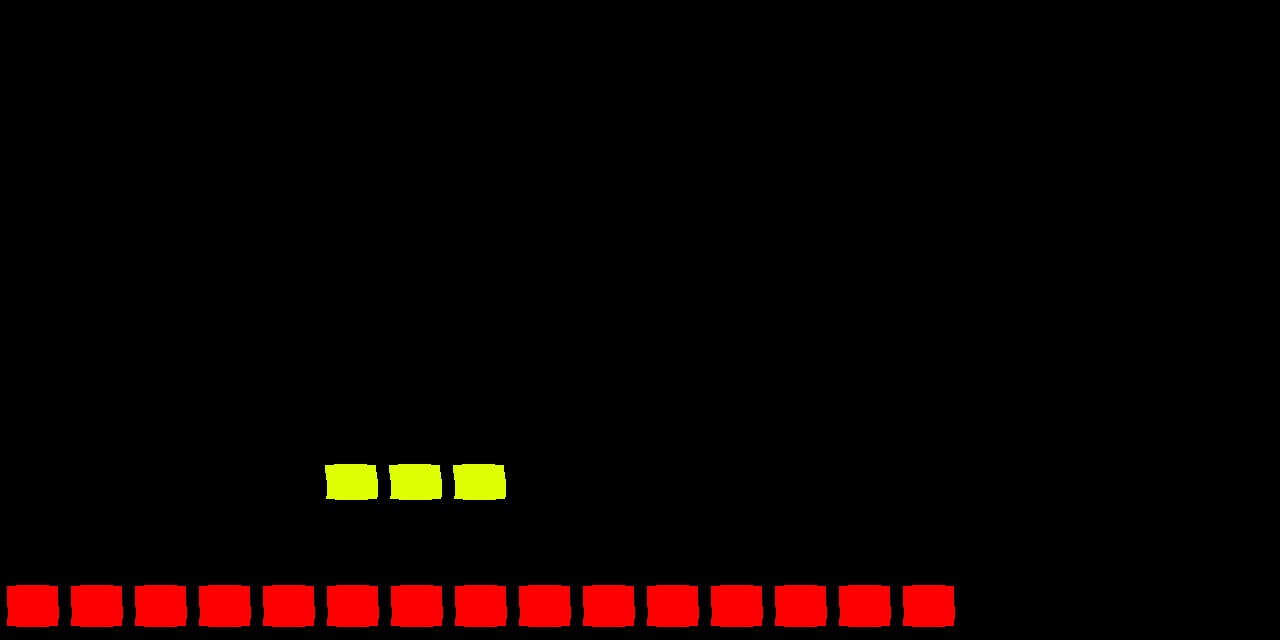

A level layout from a 2D game, rendered from its tile map. Below: a short description, then the map file with its tile-grid data intact:
An orthogonal 20x10 tile map with 64x64 px tiles, 1 tile layer (background) and 3 objects (player).

<map version="1.8" tiledversion="1.8.2" orientation="orthogonal" renderorder="right-down" width="20" height="10" tilewidth="64" tileheight="64" infinite="0" nextlayerid="3" nextobjectid="4">
 <tileset firstgid="1" source="tiles.tsx" />
 <layer id="1" name="background" width="20" height="10">
  <data encoding="csv">
0,0,0,0,0,0,0,0,0,0,0,0,0,0,0,0,0,0,0,0,
0,0,0,0,0,0,0,0,0,0,0,0,0,0,0,0,0,0,0,0,
0,0,0,0,0,0,0,0,0,0,0,0,0,0,0,0,0,0,0,0,
0,0,0,0,0,0,0,0,0,0,0,0,0,0,0,0,0,0,0,0,
0,0,0,0,0,0,0,0,0,0,0,0,0,0,0,0,0,0,0,0,
0,0,0,0,0,0,0,0,0,0,0,0,0,0,0,0,0,0,0,0,
0,0,0,0,0,0,0,0,0,0,0,0,0,0,0,0,0,0,0,0,
0,0,0,0,0,11,11,11,0,0,0,0,0,0,0,0,0,0,0,0,
0,0,0,0,0,0,0,0,0,0,0,0,0,0,0,0,0,0,0,0,
1,1,1,1,1,1,1,1,1,1,1,1,1,1,1,0,0,0,0,0
</data>
 </layer>
 <objectgroup id="2" name="objects">
  <object id="1" x="0" y="576">
   <polygon points="0,0 960,0 960,64 0,64" />
  </object>
  <object id="2" x="320" y="448">
   <polygon points="0,0 192,0 192,64 0,64" />
  </object>
  <object id="3" name="player" x="128" y="512" width="64" height="64" />
 </objectgroup>
</map>
